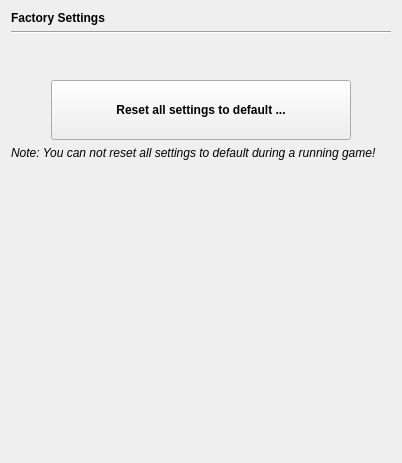
       <widget class="QWidget" name="page_9">
        <layout class="QGridLayout" name="gridLayout_22">
         <item row="0" column="0" colspan="2">
          <widget class="QLabel" name="label_44">
           <property name="font">
            <font>
             <bold>true</bold>
            </font>
           </property>
           <property name="text">
            <string>Factory Settings</string>
           </property>
          </widget>
         </item>
         <item row="3" column="1">
          <spacer name="verticalSpacer_5">
           <property name="orientation">
            <enum>Qt::Vertical</enum>
           </property>
           <property name="sizeType">
            <enum>QSizePolicy::Fixed</enum>
           </property>
           <property name="sizeHint" stdset="0">
            <size>
             <width>269</width>
             <height>40</height>
            </size>
           </property>
          </spacer>
         </item>
         <item row="4" column="0" colspan="2">
          <layout class="QHBoxLayout" name="horizontalLayout_10">
           <item>
            <spacer name="horizontalSpacer_9">
             <property name="orientation">
              <enum>Qt::Horizontal</enum>
             </property>
             <property name="sizeHint" stdset="0">
              <size>
               <width>40</width>
               <height>20</height>
              </size>
             </property>
            </spacer>
           </item>
           <item>
            <widget class="QPushButton" name="pushButton_resetSettings">
             <property name="minimumSize">
              <size>
               <width>300</width>
               <height>60</height>
              </size>
             </property>
             <property name="font">
              <font>
               <bold>true</bold>
              </font>
             </property>
             <property name="text">
              <string>Reset all settings to default ...</string>
             </property>
            </widget>
           </item>
           <item>
            <spacer name="horizontalSpacer_10">
             <property name="orientation">
              <enum>Qt::Horizontal</enum>
             </property>
             <property name="sizeHint" stdset="0">
              <size>
               <width>40</width>
               <height>20</height>
              </size>
             </property>
            </spacer>
           </item>
          </layout>
         </item>
         <item row="6" column="1">
          <spacer name="verticalSpacer_6">
           <property name="orientation">
            <enum>Qt::Vertical</enum>
           </property>
           <property name="sizeHint" stdset="0">
            <size>
             <width>269</width>
             <height>292</height>
            </size>
           </property>
          </spacer>
         </item>
         <item row="1" column="0" colspan="2">
          <widget class="Line" name="line_10">
           <property name="orientation">
            <enum>Qt::Horizontal</enum>
           </property>
          </widget>
         </item>
         <item row="5" column="0" colspan="2">
          <widget class="QLabel" name="label_resetNote">
           <property name="font">
            <font>
             <italic>true</italic>
            </font>
           </property>
           <property name="text">
            <string>Note: You can not reset all settings to default during a running game!</string>
           </property>
          </widget>
         </item>
        </layout>
       </widget>
